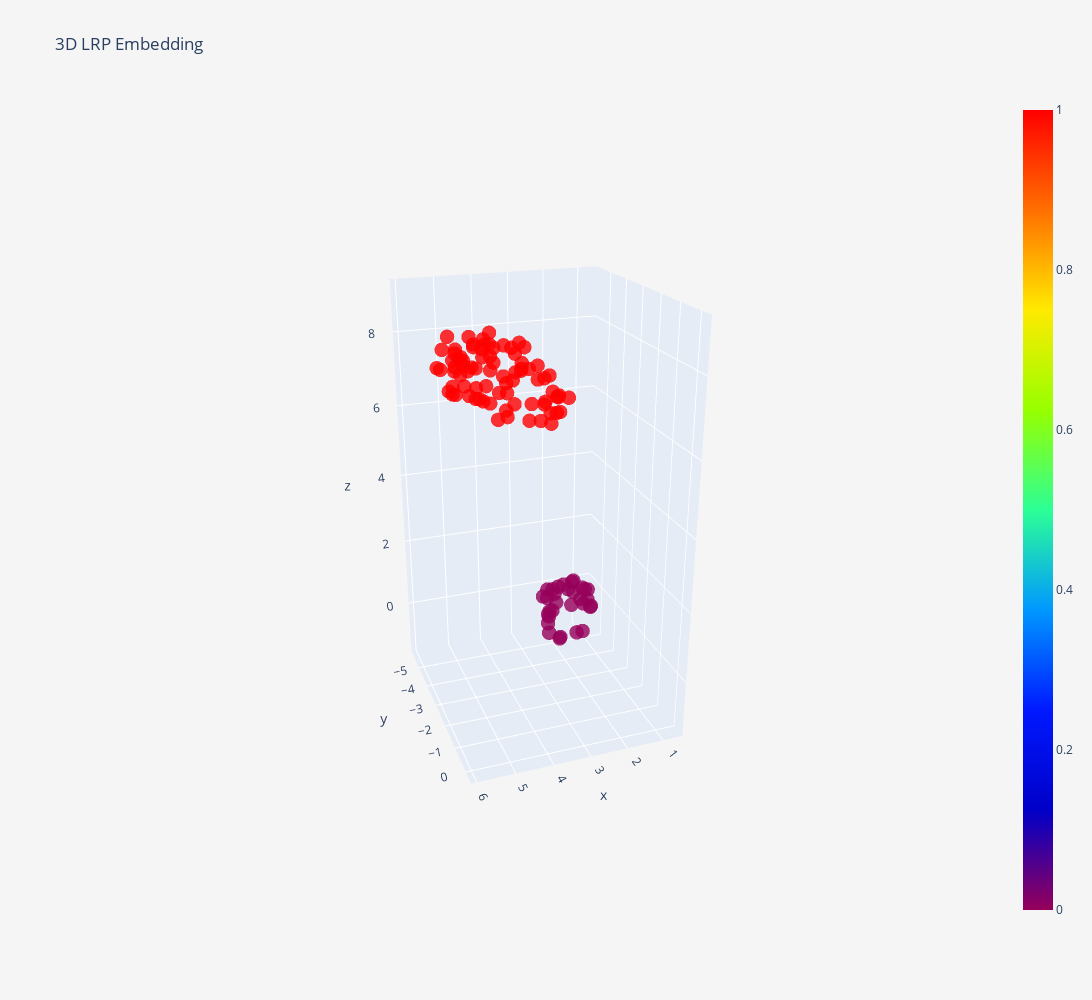

Here is the notebook cell this chart was saved with:
### Code cell
reducer = umap.UMAP(random_state=42,
                    n_components = 3,
                    n_neighbors=15,
                    min_dist=0.1)

train_embedding = reducer.fit(train_data, train_labels)
plot_3d_lrp(train_embedding.embedding_, colors=train_labels, labels=train_labels)
